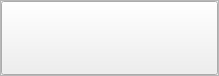
<?xml version="1.0" encoding="UTF-8"?>
<ui version="4.0">
 <class>Form</class>
 <widget class="QWidget" name="Form">
  <property name="geometry">
   <rect>
    <x>0</x>
    <y>0</y>
    <width>219</width>
    <height>76</height>
   </rect>
  </property>
  <property name="windowTitle">
   <string>Form</string>
  </property>
  <layout class="QVBoxLayout" name="verticalLayout">
   <property name="spacing">
    <number>0</number>
   </property>
   <property name="leftMargin">
    <number>0</number>
   </property>
   <property name="topMargin">
    <number>0</number>
   </property>
   <property name="rightMargin">
    <number>0</number>
   </property>
   <property name="bottomMargin">
    <number>0</number>
   </property>
   <item>
    <widget class="QFrame" name="wizard_desktop_transparent_frame">
     <property name="sizePolicy">
      <sizepolicy hsizetype="Preferred" vsizetype="Preferred">
       <horstretch>0</horstretch>
       <verstretch>0</verstretch>
      </sizepolicy>
     </property>
     <property name="frameShape">
      <enum>QFrame::StyledPanel</enum>
     </property>
     <property name="frameShadow">
      <enum>QFrame::Raised</enum>
     </property>
     <layout class="QVBoxLayout" name="verticalLayout_2">
      <property name="spacing">
       <number>0</number>
      </property>
      <property name="leftMargin">
       <number>0</number>
      </property>
      <property name="topMargin">
       <number>0</number>
      </property>
      <property name="rightMargin">
       <number>0</number>
      </property>
      <property name="bottomMargin">
       <number>0</number>
      </property>
      <item>
       <layout class="QHBoxLayout" name="horizontalLayout">
        <property name="spacing">
         <number>0</number>
        </property>
        <item>
         <widget class="QPushButton" name="show_wizard_pushButton">
          <property name="sizePolicy">
           <sizepolicy hsizetype="Minimum" vsizetype="Expanding">
            <horstretch>0</horstretch>
            <verstretch>0</verstretch>
           </sizepolicy>
          </property>
          <property name="minimumSize">
           <size>
            <width>60</width>
            <height>60</height>
           </size>
          </property>
          <property name="text">
           <string/>
          </property>
         </widget>
        </item>
       </layout>
      </item>
     </layout>
    </widget>
   </item>
  </layout>
 </widget>
 <resources/>
 <connections/>
</ui>
